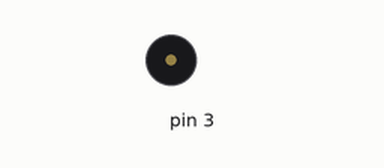
Bench run of a sketch on a simulated Arduino Uno, built with avr-gcc and run on an emulated ATmega328P. Parts: buzzer (waves = sounding).

Above: at 0.1 s.
At 37.6 s:
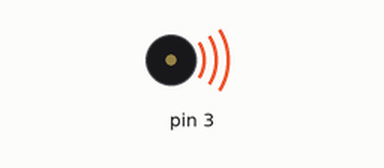
Timing chart, 0 to 40.0 s (numbered marks = the images above):
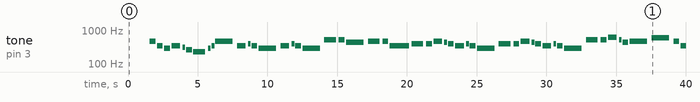

Measured:
- by itself, tone on pin 3: plays 466 Hz for 0.42 s, 349 Hz for 0.42 s, 294 Hz for 0.42 s, 349 Hz for 0.63 s, 311 Hz for 0.21 s, 262 Hz for 0.42 s … (51 notes in this stretch)

The sketch:

prehravac.ino
```cpp
#include "SilentNight.mid.h"
void setup() {
    ;
}

void loop() {
    for (uint16_t i = 0; i < delkaKoledy; i++) {
        uint16_t ton = pgm_read_word(&(koleda[i][0]));
        int16_t delka = pgm_read_word(&(koleda[i][1]));
        if(ton > 0) tone(3, ton);
        else noTone(3);
        delay(delka);
    }
    noTone(3);
    delay(1000);
}
```

SilentNight.mid.h
```cpp
// Ticha noc/SilentNight.mid
// Pole pro funkci tone()
// Pole se nacita z flashove pameti a setri RAM
// Vnorene pole obsahuje frekvenci tonu a delku tonu v ms

#include <avr/pgmspace.h>

const uint16_t delkaKoledy = 344;
const uint16_t koleda[344][2] PROGMEM = {
    {0,1565},
    {466,417},
    {0,104},
    {349,417},
    {0,104},
    {294,417},
    {0,104},
    {349,626},
    {0,157},
    {311,208},
    {0,52},
    {262,417},
    {0,104},
    {233,834},
    {0,209},
    {294,208},
    {0,52},
    {349,208},
    {0,52},
    {466,1252},
    {0,313},
    {349,626},
    {0,156},
    {392,208},
    {0,52},
    {349,417},
    {0,105},
    {294,1252},
    {0,313},
    {349,626},
    {0,157},
    {392,208},
    {0,52},
    {349,417},
    {0,104},
    {294,1252},
    {0,313},
    {523,834},
    {0,209},
    {523,417},
    {0,105},
    {440,1252},
    {0,313},
    {466,834},
    {0,208},
    {466,417},
    {0,104},
    {349,1404},
    {0,161},
    {392,834},
    {0,209},
    {392,417},
    {0,105},
    {466,626},
    {0,156},
    {440,208},
    {0,52},
    {392,417},
    {0,105},
    {349,626},
    {0,156},
    {392,208},
    {0,52},
    {349,417},
    {0,104},
    {294,1252},
    {0,313},
    {392,834},
    {0,209},
    {392,417},
    {0,104},
    {466,626},
    {0,157},
    {440,208},
    {0,52},
    {392,417},
    {0,105},
    {349,626},
    {0,156},
    {392,208},
    {0,52},
    {349,417},
    {0,105},
    {294,1252},
    {0,313},
    {523,834},
    {0,209},
    {523,417},
    {0,104},
    {622,626},
    {0,157},
    {523,208},
    {0,52},
    {440,417},
    {0,104},
    {466,1252},
    {0,313},
    {587,1252},
    {0,313},
    {466,417},
    {0,105},
    {349,417},
    {0,104},
    {294,417},
    {0,104},
    {349,626},
    {0,157},
    {311,208},
    {0,53},
    {262,417},
    {0,104},
    {233,3052},
    {0,78},
    {466,417},
    {0,105},
    {349,417},
    {0,104},
    {294,417},
    {0,104},
    {349,626},
    {0,157},
    {311,208},
    {0,52},
    {523,417},
    {0,104},
    {466,417},
    {0,104},
    {175,208},
    {0,52},
    {233,208},
    {0,52},
    {294,208},
    {0,53},
    {349,208},
    {0,52},
    {466,1252},
    {0,313},
    {349,626},
    {0,156},
    {392,208},
    {0,52},
    {349,417},
    {0,104},
    {294,1252},
    {0,313},
    {349,417},
    {0,366},
    {392,208},
    {0,53},
    {349,417},
    {0,104},
    {294,1252},
    {0,314},
    {523,834},
    {0,209},
    {523,417},
    {0,105},
    {440,1252},
    {0,313},
    {466,834},
    {0,208},
    {466,417},
    {0,104},
    {349,1252},
    {0,313},
    {392,834},
    {0,209},
    {392,417},
    {0,105},
    {466,626},
    {0,156},
    {440,208},
    {0,52},
    {392,417},
    {0,105},
    {349,626},
    {0,156},
    {392,208},
    {0,52},
    {349,417},
    {0,104},
    {294,1252},
    {0,313},
    {392,834},
    {0,209},
    {392,417},
    {0,104},
    {466,626},
    {0,156},
    {440,208},
    {0,52},
    {392,417},
    {0,105},
    {349,626},
    {0,156},
    {392,208},
    {0,52},
    {349,417},
    {0,104},
    {294,1252},
    {0,313},
    {523,834},
    {0,209},
    {523,417},
    {0,104},
    {622,626},
    {0,157},
    {523,208},
    {0,52},
    {440,417},
    {0,105},
    {466,1252},
    {0,313},
    {587,1252},
    {0,313},
    {466,417},
    {0,105},
    {349,417},
    {0,104},
    {294,417},
    {0,104},
    {349,626},
    {0,157},
    {311,208},
    {0,52},
    {262,417},
    {0,104},
    {233,3060},
    {0,70},
    {466,417},
    {0,105},
    {349,417},
    {0,104},
    {294,417},
    {0,104},
    {349,626},
    {0,157},
    {311,208},
    {0,53},
    {262,417},
    {0,104},
    {233,834},
    {0,209},
    {294,208},
    {0,53},
    {349,208},
    {0,53},
    {466,1478},
    {0,87},
    {349,626},
    {0,156},
    {392,208},
    {0,52},
    {349,417},
    {0,104},
    {294,1252},
    {0,313},
    {349,626},
    {0,157},
    {392,208},
    {0,53},
    {349,417},
    {0,104},
    {294,1252},
    {0,313},
    {523,834},
    {0,209},
    {523,417},
    {0,105},
    {440,1252},
    {0,313},
    {466,834},
    {0,209},
    {466,417},
    {0,104},
    {349,1404},
    {0,160},
    {392,834},
    {0,209},
    {392,417},
    {0,105},
    {466,626},
    {0,156},
    {440,208},
    {0,52},
    {392,417},
    {0,104},
    {349,626},
    {0,157},
    {392,208},
    {0,52},
    {349,417},
    {0,104},
    {294,1252},
    {0,313},
    {392,834},
    {0,209},
    {392,417},
    {0,105},
    {466,626},
    {0,156},
    {440,208},
    {0,52},
    {392,417},
    {0,105},
    {349,626},
    {0,156},
    {392,208},
    {0,52},
    {349,417},
    {0,104},
    {294,1252},
    {0,313},
    {523,834},
    {0,209},
    {523,417},
    {0,104},
    {622,626},
    {0,156},
    {523,208},
    {0,52},
    {440,417},
    {0,105},
    {466,1252},
    {0,313},
    {587,1252},
    {0,313},
    {466,417},
    {0,105},
    {349,417},
    {0,105},
    {294,417},
    {0,104},
    {349,626},
    {0,157},
    {311,208},
    {0,52},
    {262,417},
    {0,105},
    {233,3052},
    {0,78},
    {311,3017},
    {0,113},
    {294,3052}
};
```
